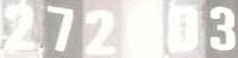
#> input picture Retinex/data/crop_0.png, 238 x 58 px
$ python 2.MSRCR.py
#> lines starting #> are read from the running program, lines starting #| are printed output that depends on the picture
# -*- coding: UTF-8 -*-
"""
@Project : pythonProject
@File    : 3.MSRCR.py
@IDE     : PyCharm
@Author  : FengHuohuo
@Date    : 2022/7/3 17:07
@Function：
"""
#ref [11]
import argparse
import numpy as np
import cv2
import pathlib
import os


def singleScaleRetinexProcess(img, sigma):
    temp = cv2.GaussianBlur(img, (0, 0), sigma)
    gaussian = np.where(temp == 0, 0.01, temp)
    retinex = np.log10(img + 0.01) - np.log10(gaussian)
    return retinex

def multiScaleRetinexProcess(img, sigma_list):
    retinex = np.zeros_like(img * 1.0)
    for sigma in sigma_list:
        retinex = singleScaleRetinexProcess(img, sigma)
    retinex = retinex / len(sigma_list)
    return retinex

def colorRestoration(img, alpha, beta):
    img_sum = np.sum(img, axis=2, keepdims=True)
    color_restoration = beta * (np.log10(alpha * img) - np.log10(img_sum))
    return color_restoration

def multiScaleRetinexWithColorRestorationProcess(img, sigma_list, G, b, alpha, beta):
    img = np.float64(img) + 1.0
    img_retinex = multiScaleRetinexProcess(img, sigma_list)
    img_color = colorRestoration(img, alpha, beta)
    img_msrcr = G * (img_retinex * img_color + b)
    return img_msrcr

def simplestColorBalance(img, low_clip, high_clip):
    total = img.shape[0] * img.shape[1]
    for i in range(img.shape[2]):
        # counts是新列表unique元素在旧列表中第一次出现的位置，并以列表形式储存在s中
        unique, counts = np.unique(img[:, :, i], return_counts=True)    # 去除其中重复的元素
        current = 0
        for u, c in zip(unique, counts):
            if float(current) / total < low_clip:
                low_val = u
            if float(current) / total < high_clip:
                high_val = u
            current += c
        img[:, :, i] = np.maximum(np.minimum(img[:, :, i], high_val), low_val)
    return img

def touint8(img):
    for i in range(img.shape[2]):
        img[:, :, i] = (img[:, :, i] - np.min(img[:, :, i])) / \
                       (np.max(img[:, :, i]) - np.min(img[:, :, i])) * 255
    img = np.uint8(np.minimum(np.maximum(img, 0), 255))
    return img

def SSR(img, sigma=300):
    ssr = singleScaleRetinexProcess(img, sigma)
    ssr = touint8(ssr)
    return ssr

def MSR(img, sigma_list=[15, 80, 250]):
    msr = multiScaleRetinexProcess(img, sigma_list)
    msr = touint8(msr)
    return msr

def MSRCR(img, sigma_list=[15, 80, 250], G=5, b=25, alpha=125, beta=46, low_clip=0.01, high_clip=0.99):
    msrcr = multiScaleRetinexWithColorRestorationProcess(img, sigma_list, G, b, alpha, beta)
    msrcr = touint8(msrcr)
    msrcr = simplestColorBalance(msrcr, low_clip, high_clip)
    return msrcr

def main():
    # ap = argparse.ArgumentParser()
    # ap.add_argument('--image', required=True)
    # args = vars(ap.parse_args())
    img_path = "../Retinex/data/crop_0.png"


    image1 = cv2.imread(img_path)
#> image1 is the input picture: shape (58, 238, 3); mean B, G, R 220.2, 224.3, 227.3
    image = 255-image1
    cv2.imwrite("result/oppo.jpg", image)

    ssr = SSR(image)
    msr = MSR(image)
#> the loop in multiScaleRetinexProcess, `for sigma in sigma_list:` made 3 passes
#> pass 1, in singleScaleRetinexProcess (call 2), `temp = cv2.GaussianBlur(img, (0, 0), sigma)`:
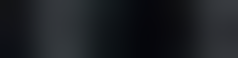
#> temp: shape (58, 238, 3); mean B, G, R 34.5, 30.4, 27.4
#> pass 1, in singleScaleRetinexProcess (call 2), `gaussian = np.where(temp == 0, 0.01, temp)`:
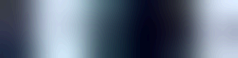
#> gaussian: shape (58, 238, 3) float64; mean B, G, R 34.5, 30.4, 27.4; drawn with min black and max white
    msrcr = MSRCR(image)
#> the loop in multiScaleRetinexProcess (call 2), `for sigma in sigma_list:` made 3 passes
#> pass 1, in singleScaleRetinexProcess (call 5), `retinex = np.log10(img + 0.01) - np.log10(gaussian)`:
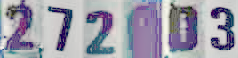
#> retinex: shape (58, 238, 3) float64; mean of channels 0, 1, 2 -0.139, -0.271, -0.256; drawn with min black and max white
#> in colorRestoration, `img_sum = np.sum(img, axis=2, keepdims=True)`:
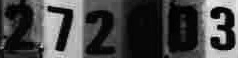
#> img_sum: shape (58, 238, 1) float64; min 3, max 343, mean 96.1; drawn with min black and max white
#> in colorRestoration, `color_restoration = beta * (np.log10(alpha * img) - np.log10(img_sum))`:
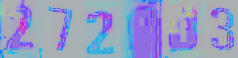
#> color_restoration: shape (58, 238, 3) float64; mean of channels 0, 1, 2 79.9, 70.2, 68.7; drawn with min black and max white
#> in multiScaleRetinexWithColorRestorationProcess, `img_msrcr = G * (img_retinex * img_color + b)`:
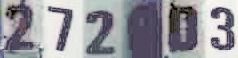
#> img_msrcr: shape (58, 238, 3) float64; mean of channels 0, 1, 2 96.4, 90.5, 90.9; drawn with min black and max white
#> after the loop in simplestColorBalance, `for i in range(img.shape[2]):`: img: shape (58, 238, 3); mean of channels 0, 1, 2 161.5, 151.3, 146.1

    cv2.imshow("Retinex", np.hstack([image, ssr, msr, msrcr]))
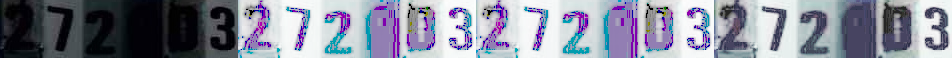
#> window 'Retinex': shape (58, 952, 3); mean B, G, R 152.8, 137.6, 135
    cv2.imwrite("result/paper_total.jpg", np.hstack([image, ssr, msr, msrcr]))
    cv2.imwrite("result/paper.jpg", msrcr)
    cv2.waitKey(0)


if __name__ == "__main__":
    main()

$ run again, with Retinex/data/crop_2.png copied over Retinex/data/crop_0.png
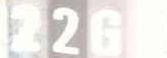
#> input picture Retinex/data/crop_2.png, 167 x 58 px
#> in main, image1 is the input picture: shape (58, 167, 3); mean B, G, R 229.5, 233.5, 235.6
#> after the loop in simplestColorBalance, `for i in range(img.shape[2]):`:
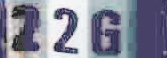
#> img: shape (58, 167, 3); mean of channels 0, 1, 2 151.6, 133.9, 132.4; drawn as B, G, R
#> in main, `cv2.imshow("Retinex", np.hstack([image, ssr, msr, msrcr]))`:
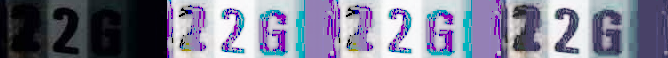
#> window 'Retinex': shape (58, 668, 3); mean B, G, R 145.4, 124.6, 124.1
